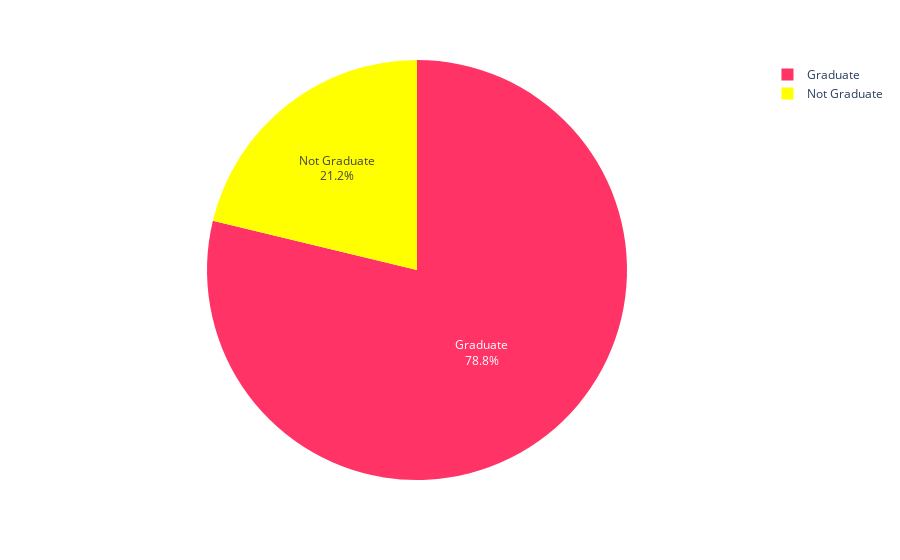

This figure's notebook cell:
### Code cell
loan_pie = px.pie(loan_data, values='Loan_Amount_Term', names='Education', color= 'Education', color_discrete_map= {'Graduate':'#FF3366', 'Not Graduate':'#FFFF00'})
loan_pie.update_traces(textposition='inside', textinfo='percent+label')
loan_pie.show()

### Figure 1 — Plotly figure (JSON) as saved in the notebook; plotly's stock layout.template omitted (floating-point values rounded to 4 significant figures; data arrays with more than 128 entries replaced by an {"elided": "..."} marker saying what was removed)
{"data": [{"customdata": {"elided": "614x1 str values"}, "domain": {"x": [0, 1], "y": [0, 1]}, "hovertemplate": "Education=%{customdata[0]}<br>Loan_Amount_Term=%{value}<extra></extra>", "labels": {"elided": "614 str values"}, "legendgroup": "", "marker": {"colors": {"elided": "614 str values"}}, "name": "", "showlegend": true, "textinfo": "percent+label", "textposition": "inside", "type": "pie", "values": {"elided": "614 int values"}}], "layout": {"legend": {"tracegroupgap": 0}, "margin": {"t": 60}}}
